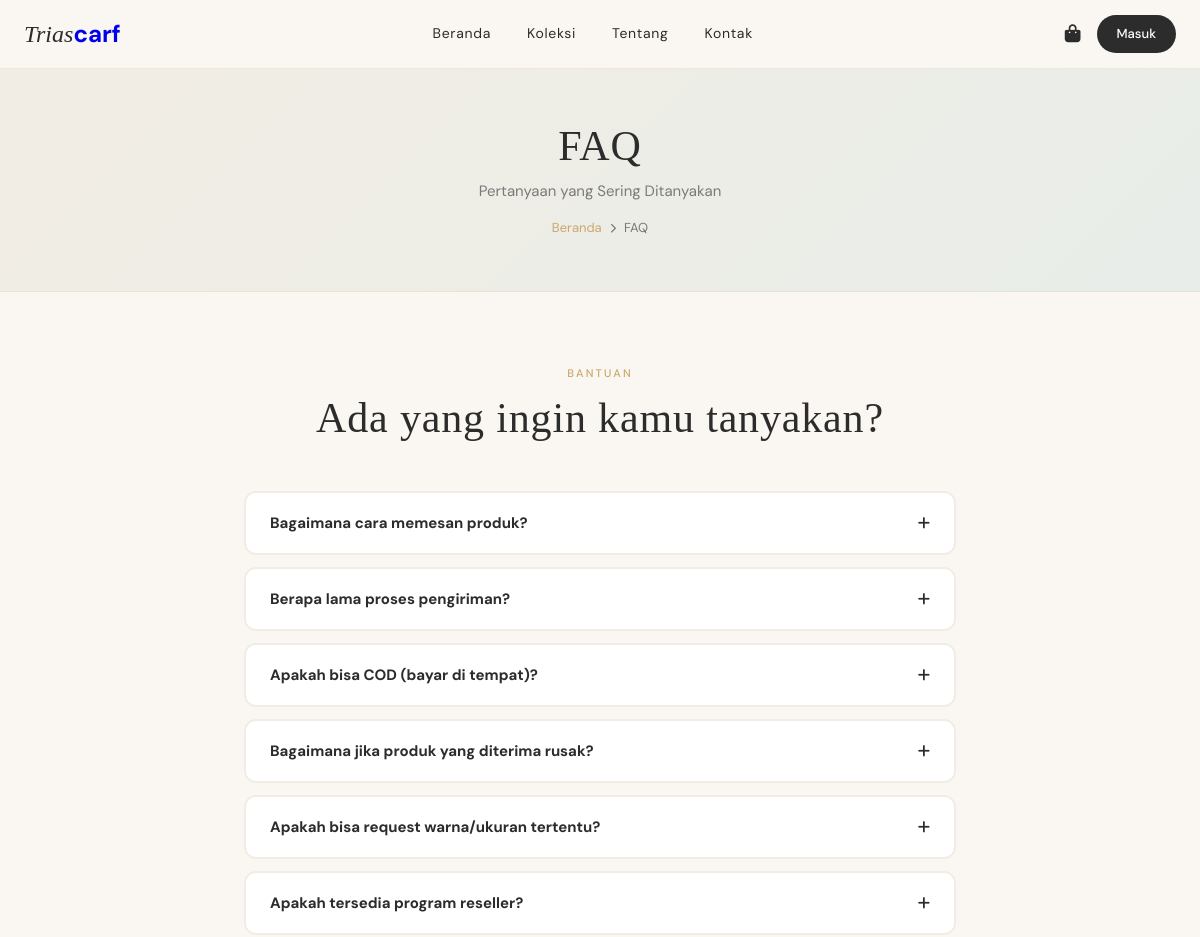
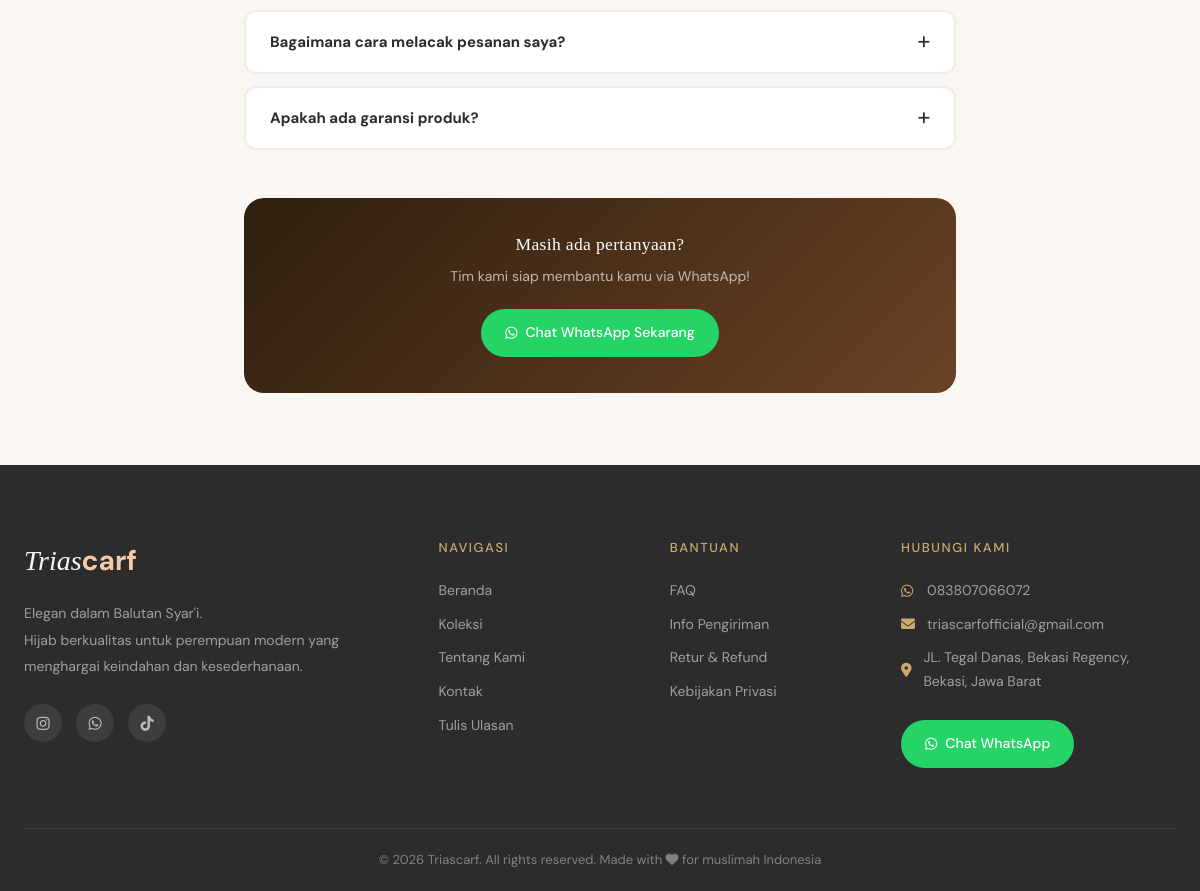
Page /triascraf/pages/faq.php on the committed database (2 pictures, top to bottom).
### tables this page shows
CREATE TABLE `settings` (
  `id` int(11) NOT NULL,
  `key_name` varchar(100) NOT NULL,
  `value` text DEFAULT NULL
);

### triascraf/includes/config.php (called while the page is built, shortened)
<?php
function getSetting($conn, $key) {
    $key = $conn->real_escape_string($key);
    $r = $conn->query("SELECT value FROM settings WHERE key_name = '$key'");
    if ($r && $r->num_rows > 0) return $r->fetch_assoc()['value'];
    return '';
}
?>

### triascraf/pages/faq.php (the view, shortened to what this page needs)
<?php
require_once '../includes/config.php';
?>
<?php include '../includes/header.php'; ?>
<div class="page-header">
    <h1>FAQ</h1>
    <p>Pertanyaan yang Sering Ditanyakan</p>
    <div class="breadcrumb">
        <a href="<?= BASE_URL ?>">Beranda</a>
        <i class="fas fa-chevron-right" style="font-size:10px"></i>
        <span>FAQ</span>
    </div>
</div>
<section style="padding:72px 24px;max-width:760px;margin:0 auto">
    <span class="section-label" style="text-align:center;display:block">Bantuan</span>
    <h2 class="section-title" style="text-align:center;margin-bottom:48px">Ada yang ingin kamu tanyakan?</h2>
    <?php
    $faqs = [
        ['q'=>'Bagaimana cara memesan produk?', 'a'=>'Kamu bisa pilih produk yang diinginkan, tambahkan ke keranjang, lalu isi data pengiriman di halaman checkout. Setelah itu kamu akan diarahkan ke WhatsApp untuk konfirmasi pesanan dengan tim kami.'],
        ['q'=>'Berapa lama proses pengiriman?', 'a'=>'Pesanan kami proses dalam 1×24 jam setelah konfirmasi pembayaran. Estimasi pengiriman 2–5 hari kerja tergantung lokasi tujuan menggunakan JNE, J&T, atau SiCepat.'],
        ['q'=>'Apakah bisa COD (bayar di tempat)?', 'a'=>'Saat ini kami belum menyediakan layanan COD. Pembayaran dilakukan via transfer bank setelah konfirmasi pesanan di WhatsApp.'],
        ['q'=>'Bagaimana jika produk yang diterima rusak?', 'a'=>'Jika produk yang kamu terima rusak atau tidak sesuai, segera hubungi kami via WhatsApp dalam 24 jam setelah barang diterima. Kami akan bantu proses penukaran.'],
        ['q'=>'Apakah bisa request warna/ukuran tertentu?', 'a'=>'Bisa! Kamu bisa menambahkan catatan di kolom "Catatan Pesanan" saat checkout, atau langsung tanyakan ke WhatsApp kami sebelum memesan.'],
        ['q'=>'Apakah tersedia program reseller?', 'a'=>'Ya, kami membuka kerjasama reseller dengan harga spesial. Hubungi kami via WhatsApp untuk informasi lebih lanjut tentang program reseller Triascraf.'],
        ['q'=>'Bagaimana cara melacak pesanan saya?', 'a'=>'Setelah pesanan dikirim, tim kami akan mengirimkan nomor resi via WhatsApp. Kamu bisa melacak paket di website ekspedisi yang bersangkutan.'],
        ['q'=>'Apakah ada garansi produk?', 'a'=>'Kami memberikan garansi kepuasan pelanggan. Jika produk tidak sesuai deskripsi atau ada cacat produksi, silakan hubungi kami dalam 3×24 jam setelah barang diterima.'],
    ];
    foreach($faqs as $i => $faq): ?>
    <div style="border:2px solid var(--ivory);border-radius:var(--radius);margin-bottom:12px;overflow:hidden;transition:border-color var(--transition)" onmouseover="this.style.borderColor='var(--rose)'" onmouseout="this.style.borderColor='var(--ivory)'">
        <button onclick="toggleFaq(<?= $i ?>)" style="width:100%;text-align:left;padding:20px 24px;background:white;border:none;cursor:pointer;display:flex;justify-content:space-between;align-items:center;font-family:'DM Sans',sans-serif;font-size:15px;font-weight:700;color:var(--charcoal)">
            <?= $faq['q'] ?>
            <i class="fas fa-plus" id="icon-<?= $i ?>" style="color:var(--rose);font-size:14px;flex-shrink:0;margin-left:16px;transition:transform .3s"></i>
        </button>
    </div>
    <?php endforeach; ?>
    <div style="background:linear-gradient(135deg,#2E1F0F,#6B4226);border-radius:var(--radius-lg);padding:36px;text-align:center;margin-top:48px">
        <h3 style="color:white;margin-bottom:10px">Masih ada pertanyaan?</h3>
        <p style="color:rgba(255,255,255,.65);margin-bottom:20px;font-size:14px">Tim kami siap membantu kamu via WhatsApp!</p>
        <a href="https://wa.me/<?= getSetting($conn,'whatsapp_number') ?>" class="btn-wa" style="margin-top:0;display:inline-flex" target="_blank">
            <i class="fab fa-whatsapp"></i> Chat WhatsApp Sekarang
        </a>
    </div>
</section>
<?php include '../includes/footer.php'; ?>

### triascraf/includes/footer.php (shortened to what this page needs)
</div><footer class="footer">
    <div class="footer-container">
        <div class="footer-brand">
            <div class="footer-logo"><span class="logo-script">Trias</span><span class="logo-bold">carf</span></div>
            <p>Elegan dalam Balutan Syar'i.<br>Hijab berkualitas untuk perempuan modern yang menghargai keindahan dan kesederhanaan.</p>
            <div class="footer-social">
                <a href="https://www.instagram.com/<?= getSetting($conn, 'store_instagram') ?: 'triascarfofficial' ?>" target="_blank" title="Instagram"><i class="fab fa-instagram"></i></a>
                <a href="https://wa.me/<?= preg_replace('/[^0-9]/', '', getSetting($conn, 'whatsapp_number') ?: '083807066072') ?>" target="_blank" title="WhatsApp"><i class="fab fa-whatsapp"></i></a>
                <a href="https://tiktok.com/@triascarf" target="_blank" title="TikTok"><i class="fab fa-tiktok"></i></a>
            </div>
        </div>
        <div class="footer-links">
            <h4>Navigasi</h4>
            <a href="<?= BASE_URL ?>">Beranda</a>
            <a href="<?= BASE_URL ?>/pages/shop.php">Koleksi</a>
            <a href="<?= BASE_URL ?>/pages/about.php">Tentang Kami</a>
            <a href="<?= BASE_URL ?>/pages/contact.php">Kontak</a>
            <a href="<?= BASE_URL ?>/pages/testimonial.php">Tulis Ulasan</a>
        </div>
        <div class="footer-links">
            <h4>Bantuan</h4>
            <a href="<?= BASE_URL ?>/pages/faq.php">FAQ</a>
            <a href="<?= BASE_URL ?>/pages/shipping.php">Info Pengiriman</a>
            <a href="<?= BASE_URL ?>/pages/return.php">Retur &amp; Refund</a>
            <a href="<?= BASE_URL ?>/pages/privacy.php">Kebijakan Privasi</a>
        </div>
        <div class="footer-contact">
            <h4>Hubungi Kami</h4>
            <p><i class="fab fa-whatsapp"></i> <?= getSetting($conn, 'whatsapp_number') ?: '083807066072' ?></p>
            <p><i class="fas fa-envelope"></i> <?= getSetting($conn, 'store_email') ?: 'hello@triascraf.com' ?></p>
            <p><i class="fas fa-map-marker-alt"></i> <?= getSetting($conn, 'store_address') ?: 'Bekasi, Jawa Barat' ?></p>
            <a href="https://wa.me/<?= preg_replace('/[^0-9]/', '', getSetting($conn, 'whatsapp_number') ?: '083807066072') ?>" class="btn-wa" target="_blank">
                <i class="fab fa-whatsapp"></i> Chat WhatsApp
            </a>
        </div>
    </div> <div class="footer-bottom">
        <p>© <?= date('Y') ?> Triascarf. All rights reserved. Made with <i class="fas fa-heart" style="color:var(--rose)"></i> for muslimah Indonesia</p>
    </div>
</footer>
</body>
</html>

### triascraf/assets/css/style.css (style rules this page uses)
:root { --cream: #FAF7F2; --ivory: #F2EDE4; --rose-gold: #C9A96E; --rose-deep: #A8834A; --sage: #6B7B6E; --sage-light: #E8EDE9; --charcoal: #2C2C2C; --muted: #7A7A7A; --white: #FFFFFF; --error: #C0392B; --success: #27AE60; --shadow-sm: 0 2px 12px rgba(0,0,0,0.06); --shadow-md: 0 8px 32px rgba(0,0,0,0.10); --shadow-lg: 0 20px 60px rgba(0,0,0,0.12); --radius: 12px; --radius-lg: 20px; --transition: 0.3s ease; }
* { margin: 0; padding: 0; box-sizing: border-box; }
html { scroll-behavior: smooth; }
body { font-family: 'DM Sans', sans-serif; background: var(--cream); color: var(--charcoal); font-size: 15px; line-height: 1.7; }
h1, h2, h3 { font-family: 'Cormorant Garamond', serif; font-weight: 400; letter-spacing: 0.02em; line-height: 1.2; }
.section-label { font-size: 11px; letter-spacing: 0.2em; text-transform: uppercase; color: var(--rose-gold); font-weight: 500; display: block; margin-bottom: 10px; }
.section-title { font-size: clamp(28px, 4vw, 42px); color: var(--charcoal); margin-bottom: 16px; }
.logo-script { font-family: 'Cormorant Garamond', serif; font-style: italic; font-weight: 300; color: var(--charcoal); }
.logo-bold { font-family: 'DM Sans', sans-serif; font-weight: 700; color: var(--rose); }
.footer .logo-script, .auth-visual .logo-script, .admin-sidebar .logo-script { color: #FAF7F2 !important; }
.footer .logo-bold, .auth-visual .logo-bold, .admin-sidebar .logo-bold { color: #F5C9AA !important; }
.btn-wa { display: inline-flex; align-items: center; gap: 8px; padding: 12px 24px; background: #25D366; color: white; border-radius: 50px; text-decoration: none; font-size: 14px; font-weight: 500; transition: all var(--transition); margin-top: 16px; }
.page-header { background: linear-gradient(135deg, var(--ivory) 0%, var(--sage-light) 100%); padding: 52px 24px; text-align: center; border-bottom: 1px solid rgba(201,169,110,0.15); }
.page-header h1 { font-size: 42px; margin-bottom: 8px; }
.page-header p { color: var(--muted); font-size: 15px; }
.breadcrumb { display: flex; align-items: center; gap: 8px; justify-content: center; font-size: 13px; color: var(--muted); margin-top: 12px; }
.breadcrumb a { color: var(--rose-gold); text-decoration: none; }
.footer { background: var(--charcoal); color: white; padding: 72px 24px 0; }
.footer-container { display: grid; grid-template-columns: 2fr 1fr 1fr 1.5fr; gap: 48px; max-width: 1280px; margin: 0 auto; padding-bottom: 60px; }
.footer-logo { font-size: 28px; margin-bottom: 16px; }
.footer-brand p { color: rgba(255,255,255,0.55); font-size: 14px; line-height: 1.9; margin-bottom: 24px; }
.footer-social { display: flex; gap: 14px; }
.footer-social a { width: 38px; height: 38px; background: rgba(255,255,255,0.08); border-radius: 50%; display: flex; align-items: center; justify-content: center; color: rgba(255,255,255,0.65); text-decoration: none; transition: all var(--transition); }
.footer-links h4 { font-family: 'DM Sans', sans-serif; font-size: 13px; letter-spacing: 0.12em; text-transform: uppercase; color: var(--rose-gold); margin-bottom: 20px; font-weight: 500; }
.footer-links a { display: block; color: rgba(255,255,255,0.55); text-decoration: none; font-size: 14px; margin-bottom: 10px; transition: color var(--transition); }
.footer-contact h4 { font-family: 'DM Sans', sans-serif; font-size: 13px; letter-spacing: 0.12em; text-transform: uppercase; color: var(--rose-gold); margin-bottom: 20px; font-weight: 500; }
.footer-contact p { color: rgba(255,255,255,0.55); font-size: 14px; margin-bottom: 10px; display: flex; align-items: center; gap: 10px; }
.footer-contact p i { color: var(--rose-gold); width: 16px; }
.footer-bottom { border-top: 1px solid rgba(255,255,255,0.08); padding: 20px 0; text-align: center; max-width: 1280px; margin: 0 auto; }
.footer-bottom p { color: rgba(255,255,255,0.4); font-size: 13px; }

### rows in the picture
settings: value "083807066072"
settings: value "triascarfofficial@gmail.com"
settings: value "JL. Tegal Danas, Bekasi Regency, Bekasi, Jawa Barat"

### other values in the picture
$faq['q'] "Bagaimana cara memesan produk?"
$faq['q'] "Berapa lama proses pengiriman?"
$faq['q'] "Apakah bisa COD (bayar di tempat)?"
$faq['q'] "Bagaimana jika produk yang diterima rusak?"
$faq['q'] "Apakah bisa request warna/ukuran tertentu?"
$faq['q'] "Apakah tersedia program reseller?"
$faq['q'] "Bagaimana cara melacak pesanan saya?"
$faq['q'] "Apakah ada garansi produk?"
